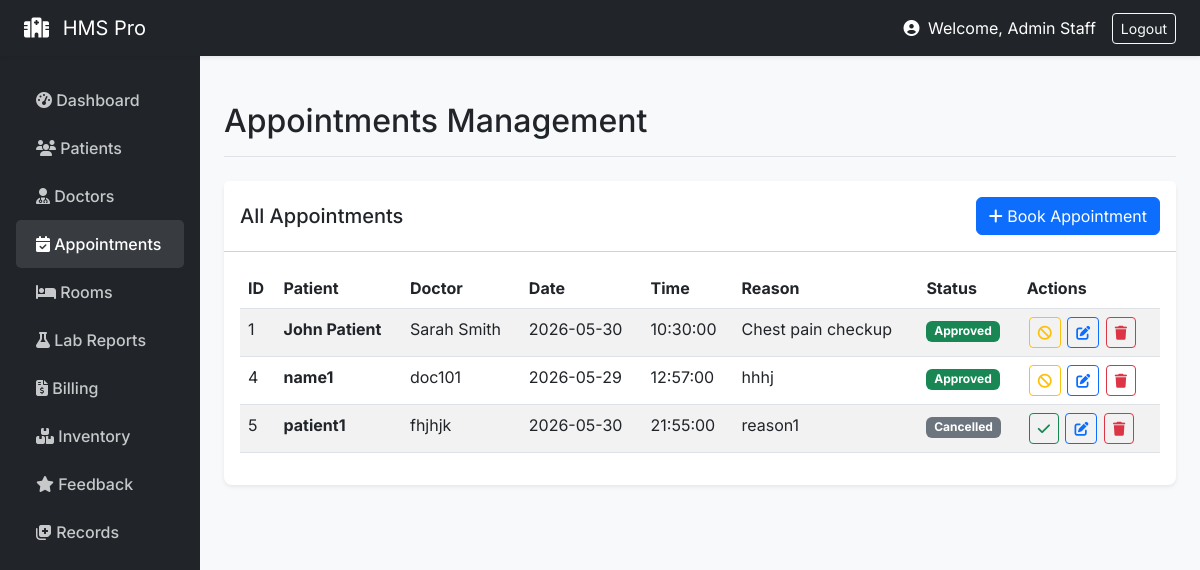
Page /staff/appointments (signed in) on the committed database.
### models/__init__.py (models this page shows, shortened)
class User(UserMixin, db.Model):
    id = db.Column(db.Integer, primary_key=True)
    email = db.Column(db.String(120), unique=True, nullable=False)
    name = db.Column(db.String(100), nullable=False)
    role = db.Column(db.String(20), nullable=False)
    password_hash = db.Column(db.String(200), nullable=False)
    age = db.Column(db.Integer)
    gender = db.Column(db.String(10))
    staff_role = db.Column(db.String(50))
    department = db.Column(db.String(50))
    staff_id = db.Column(db.String(20))
    created_at = db.Column(db.DateTime, default=datetime.utcnow)

class Appointment(db.Model):
    id = db.Column(db.Integer, primary_key=True)
    patient_id = db.Column(db.Integer, db.ForeignKey('user.id'))
    doctor_id = db.Column(db.Integer, db.ForeignKey('user.id'))
    department = db.Column(db.String(100))
    hospital_branch = db.Column(db.String(100))
    appointment_type = db.Column(db.String(50))
    date = db.Column(db.Date, nullable=False)
    time = db.Column(db.Time, nullable=False)
    status = db.Column(db.String(20), default='Pending')
    reason = db.Column(db.Text)
    symptoms = db.Column(db.Text)
    created_at = db.Column(db.DateTime, default=datetime.utcnow)
    patient = db.relationship('User', foreign_keys=[patient_id])
    doctor = db.relationship('User', foreign_keys=[doctor_id])

### routes/staff.py (the view, shortened to what this page needs)
@staff_bp.route('/appointments', methods=['GET', 'POST'])
def appointments():
    form = AppointmentForm()
    doctors_qs  = Doctor.query.filter_by(status='Active').all()
    patients_qs = User.query.filter_by(role='patient').all()
    form.doctor_id.choices  = [(d.user_id, d.user.name) for d in doctors_qs if d.user]
    form.patient_id.choices = [(p.id, p.name) for p in patients_qs]
    query = Appointment.query
    if request.args.get('status'):
        query = query.filter_by(status=request.args.get('status'))
    if request.args.get('doctor_id'):
        query = query.filter_by(doctor_id=request.args.get('doctor_id'))
    if request.args.get('date'):
        try:
            filter_date = datetime.strptime(request.args.get('date'), '%Y-%m-%d').date()
            query = query.filter_by(date=filter_date)
        except ValueError:
            pass
    appointments_list = query.all()
    return render_template('appointments.html', appointments=appointments_list, form=form)

### models/__init__.py (called while the page is built)
@login_manager.user_loader
def load_user(user_id):
    return User.query.get(int(user_id))

### routes/staff.py (called while the page is built)
def staff_required(f):
    @wraps(f)
    def decorated_function(*args, **kwargs):
        if current_user.role != 'staff':
            flash('Staff access only', 'danger')
            return redirect(url_for('auth.login'))
        return f(*args, **kwargs)
    return decorated_function

@staff_bp.before_request
@login_required
@staff_required
def before_request():
    pass

### templates/appointments.html (shortened to what this page needs)
{% extends "base.html" %}
{% block page_title %}Appointments Management{% endblock %}
{% block content %}
<div class="card">
    <div class="card-header bg-white d-flex justify-content-between align-items-center py-3">
        <h5 class="mb-0">All Appointments</h5>
        <button type="button" class="btn btn-primary" data-bs-toggle="modal" data-bs-target="#addApptModal">
            <i class="fas fa-plus"></i> Book Appointment
        </button>
    </div>
    <div class="card-body">
        {% if appointments|length == 0 %}
        <div class="text-center text-muted py-5">
            <i class="fas fa-calendar-plus fa-3x mb-3"></i>
            <p>No appointments found. Click "Book Appointment" to create one.</p>
        </div>
        {% else %}
        <table class="table table-striped table-hover datatable w-100">
            <thead>
                <tr>
                    <th>ID</th>
                    <th>Patient</th>
                    <th>Doctor</th>
                    <th>Date</th>
                    <th>Time</th>
                    <th>Reason</th>
                    <th>Status</th>
                    <th>Actions</th>
                </tr>
            </thead>
            <tbody>
                {% for appt in appointments %}
                <tr>
                    <td>{{ appt.id }}</td>
                    <td><strong>{{ appt.patient.name if appt.patient else 'Unknown' }}</strong></td>
                    <td>{{ appt.doctor.name if appt.doctor else 'Unknown' }}</td>
                    <td>{{ appt.date }}</td>
                    <td>{{ appt.time }}</td>
                    <td>{{ appt.reason or '' }}</td>
                    <td>
                        {% if appt.status == 'Approved' %}
                        <span class="badge bg-success">Approved</span>
                        {% elif appt.status == 'Pending' %}
                        <span class="badge bg-warning text-dark">Pending</span>
                        {% elif appt.status == 'Cancelled' %}
                        <span class="badge bg-secondary">Cancelled</span>
                        {% else %}
                        <span class="badge bg-secondary">{{ appt.status }}</span>
                        {% endif %}
                    </td>
                    <td class="text-nowrap">
                        {% if appt.status != 'Approved' %}
                        <form action="{{ url_for('staff.approve_appointment', id=appt.id) }}" method="POST" class="action-form">
                            <button type="submit" class="btn btn-sm btn-outline-success" title="Approve"><i class="fas fa-check"></i></button>
                        </form>
                        {% endif %}
                        {% if appt.status != 'Cancelled' %}
                        <form action="{{ url_for('staff.cancel_appointment', id=appt.id) }}" method="POST" class="action-form">
                            <button type="submit" class="btn btn-sm btn-outline-warning" title="Cancel"><i class="fas fa-ban"></i></button>
                        </form>
                        {% endif %}
                        <a href="{{ url_for('staff.edit_appointment', id=appt.id) }}" class="btn btn-sm btn-outline-primary" title="Edit"><i class="fas fa-edit"></i></a>
                        <form action="{{ url_for('staff.delete_appointment', id=appt.id) }}" method="POST" class="action-form" onsubmit="return confirm('Delete this appointment?');">
                            <button type="submit" class="btn btn-sm btn-outline-danger" title="Delete"><i class="fas fa-trash"></i></button>
                        </form>
                    </td>
                </tr>
                {% endfor %}
            </tbody>
        </table>
        {% endif %}
    </div>
</div>
{% endblock %}

### templates/base.html (shortened to what this page needs)
<!doctype html>
<html lang="en">
<head>
  <link href="https://cdn.jsdelivr.net/npm/bootstrap@5.3.0/dist/css/bootstrap.min.css" rel="stylesheet">
  <link rel="stylesheet" href="https://cdnjs.cloudflare.com/ajax/libs/font-awesome/6.4.0/css/all.min.css">
</head>
<body>
{% if current_user.is_authenticated %}
<nav class="navbar navbar-dark bg-dark sticky-top shadow-sm">
  <div class="container-fluid px-4">
    <a class="navbar-brand" href="/"><i class="fas fa-hospital me-2"></i> HMS Pro</a>
    <div class="d-flex align-items-center text-white">
      <span class="me-3">
        <i class="fas fa-user-circle me-1"></i> Welcome, {{ current_user.name.split('@')[0] if '@' in current_user.name else current_user.name }}
      </span>
      <a class="btn btn-outline-light btn-sm" href="{{ url_for('auth.logout') }}">Logout</a>
    </div>
  </div>
</nav>
{% endif %}
<div id="main-wrapper">
    {% if not current_user.is_authenticated %}
        <div class="container mt-5">
    {% else %}
        <div class="container-fluid">
            <div class="row">
                <nav class="col-md-2 d-none d-md-block sidebar px-3">
                    <ul class="nav flex-column">
                        {% if current_user.role == 'staff' %}
                            <li class="nav-item">
                                <a class="nav-link {{ 'active' if request.endpoint == 'staff.dashboard' else '' }}" href="{{ url_for('staff.dashboard') }}"><i class="fas fa-tachometer-alt"></i> Dashboard</a>
                            </li>
                            <li class="nav-item">
                                <a class="nav-link {{ 'active' if request.endpoint == 'staff.patients' else '' }}" href="{{ url_for('staff.patients') }}"><i class="fas fa-users"></i> Patients</a>
                            </li>
                            <li class="nav-item">
                                <a class="nav-link {{ 'active' if request.endpoint == 'staff.doctors' else '' }}" href="{{ url_for('staff.doctors') }}"><i class="fas fa-user-md"></i> Doctors</a>
                            </li>
                            <li class="nav-item">
                                <a class="nav-link {{ 'active' if request.endpoint == 'staff.appointments' else '' }}" href="{{ url_for('staff.appointments') }}"><i class="fas fa-calendar-check"></i> Appointments</a>
                            </li>
                            <li class="nav-item">
                                <a class="nav-link {{ 'active' if request.endpoint == 'staff.rooms' else '' }}" href="{{ url_for('staff.rooms') }}"><i class="fas fa-bed"></i> Rooms</a>
                            </li>
                            <li class="nav-item">
                                <a class="nav-link {{ 'active' if request.endpoint == 'staff.lab' else '' }}" href="{{ url_for('staff.lab') }}"><i class="fas fa-flask"></i> Lab Reports</a>
                            </li>
                            <li class="nav-item">
                                <a class="nav-link {{ 'active' if request.endpoint == 'staff.billing' else '' }}" href="{{ url_for('staff.billing') }}"><i class="fas fa-file-invoice-dollar"></i> Billing</a>
                            </li>
                            <li class="nav-item">
                                <a class="nav-link {{ 'active' if request.endpoint == 'staff.inventory' else '' }}" href="{{ url_for('staff.inventory') }}"><i class="fas fa-boxes"></i> Inventory</a>
                            </li>
                            <li class="nav-item">
                                <a class="nav-link {{ 'active' if request.endpoint == 'staff.feedback' else '' }}" href="{{ url_for('staff.feedback') }}"><i class="fas fa-star"></i> Feedback</a>
                            </li>
                            <li class="nav-item">
                                <a class="nav-link {{ 'active' if request.endpoint == 'staff.records' else '' }}" href="{{ url_for('staff.records') }}"><i class="fas fa-notes-medical"></i> Records</a>
                            </li>
                        {% endif %}
                    </ul>
                </nav>
                <main class="col-md-10 ms-sm-auto px-md-4 main-content">
                    <div class="d-flex justify-content-between flex-wrap flex-md-nowrap align-items-center pt-3 pb-2 mb-4 border-bottom">
                        <h1 class="h2">{% block page_title %}{% endblock %}</h1>
                    </div>
    {% endif %}
    {% block content %}{% endblock %}
    {% if current_user.is_authenticated %}
                </main>
            </div>
        </div>
    {% else %}
        </div>
    {% endif %}
</div>
</body>
</html>

### templates/base.html (style rules this page uses)
body { background-color: #f8f9fa; font-family: 'Inter', sans-serif; }
.sidebar { min-height: 100vh; background-color: #212529; color: white; padding-top: 20px; }
.sidebar .nav-link { color: rgba(255,255,255,.75); padding: 12px 20px; font-weight: 500; }
.sidebar .nav-link:hover, .sidebar .nav-link.active { color: white; background-color: rgba(255,255,255,.1); border-radius: 5px; }
.main-content { padding: 30px; }
.card { box-shadow: 0 0.125rem 0.25rem rgba(0,0,0,.075); border: none; border-radius: 0.5rem; margin-bottom: 20px; }
.action-form { display: inline-block; margin: 0 2px; }

### rows in the picture
User: name "Admin Staff"
Appointment: id "1", patient "John Patient", doctor "Sarah Smith", date "2026-05-30", time "10:30:00", reason "Chest pain checkup", status "Approved"
Appointment: id "4", patient "name1", doctor "doc101", date "2026-05-29", time "12:57:00", reason "hhhj", status "Approved"
Appointment: id "5", patient "patient1", doctor "fhjhjk", date "2026-05-30", time "21:55:00", reason "reason1", status "Cancelled"
